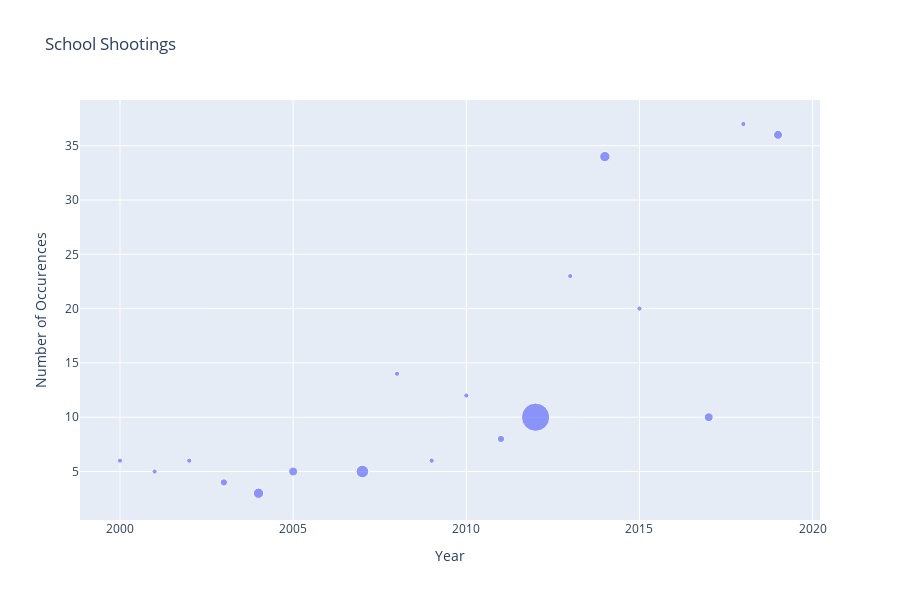

Source (notebook cell):
### Code cell
def plot_data(data):
    count = [0]*20
    years = [2000, 2001, 2002, 2003, 2004, 2005, 2006, 2007, 2008, 2009, \
             2010, 2011, 2012, 2013, 2014, 2015, 2016, 2017, 2018, 2019]
    casualties = [0]*20
    #print(data)
    for i in range(len(data)):
        row = data.iloc[i]
        count[int(row["Date"][-4:]) % 2000] += 1
        casualties[int(row["Date"][-4:]) % 2000] = (int(row["Deaths"]) + int(row["Injuries"]))
    f = {"Year": years, "Number of Occurences": count, "Number of Deaths and Injuries": casualties}
    d = pd.DataFrame(f)
    fig = px.scatter(d, x="Year", y="Number of Occurences", size="Number of Deaths and Injuries", title="School Shootings")
    return fig
fig = plot_data(df)
fig.update_xaxes(zeroline=False)
fig.update_yaxes(zeroline=False)
fig.show()

### Figure 1 — Plotly figure (JSON) as saved in the notebook; plotly's stock layout.template omitted (floating-point values rounded to 4 significant figures)
{"data": [{"hoverlabel": {"namelength": 0}, "hovertemplate": "Year=%{x}<br>Number of Occurences=%{y}<br>Number of Deaths and Injuries=%{marker.size}", "legendgroup": "", "marker": {"color": "#636efa", "size": [1, 1, 1, 2, 4, 3, 0, 6, 1, 1, 1, 2, 30, 1, 4, 1, 0, 3, 1, 3], "sizemode": "area", "sizeref": 0.075, "symbol": "circle"}, "mode": "markers", "name": "", "showlegend": false, "type": "scatter", "x": [2000, 2001, 2002, 2003, 2004, 2005, 2006, 2007, 2008, 2009, 2010, 2011, 2012, 2013, 2014, 2015, 2016, 2017, 2018, 2019], "xaxis": "x", "y": [6, 5, 6, 4, 3, 5, 10, 5, 14, 6, 12, 8, 10, 23, 34, 20, 15, 10, 37, 36], "yaxis": "y"}], "layout": {"height": 600, "legend": {"itemsizing": "constant", "tracegroupgap": 0}, "title": {"text": "School Shootings"}, "xaxis": {"anchor": "y", "domain": [0, 1], "title": {"text": "Year"}, "zeroline": false}, "yaxis": {"anchor": "x", "domain": [0, 1], "title": {"text": "Number of Occurences"}, "zeroline": false}}}
